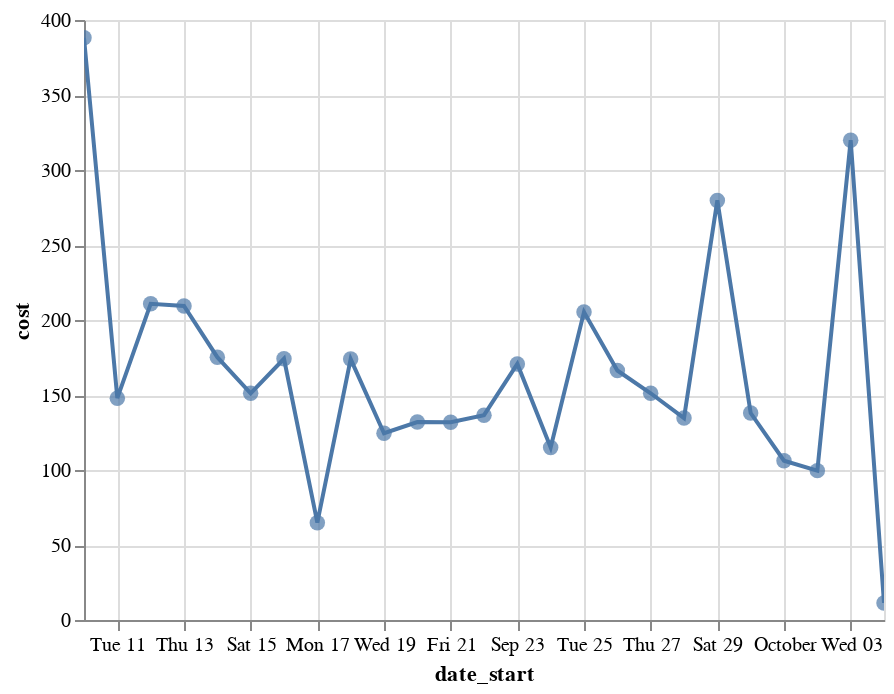

Notebook source saved alongside this figure:
### Code cell
line = alt.Chart(by_day).mark_line().encode(
    y='cost',
    x='date_start'
).interactive()

circles = alt.Chart(by_day).mark_circle(size = 60).encode(
    y='cost',
    x='date_start',
    tooltip=['cost']
)

alt.layer(line, circles)

### Figure 1 — Vega-Lite specification as saved in the notebook (floating-point values rounded to 4 significant figures)
{"$schema": "https://vega.github.io/schema/vega-lite/v2.6.0.json", "config": {"view": {"height": 300, "width": 400}}, "datasets": {"data-c8fd076cb19c8eaca4388a36988ffb7e": [{"cost": 388.1, "date_start": "2018-09-10T00:00:00"}, {"cost": 147.9, "date_start": "2018-09-11T00:00:00"}, {"cost": 210.8, "date_start": "2018-09-12T00:00:00"}, {"cost": 209.4, "date_start": "2018-09-13T00:00:00"}, {"cost": 175.2, "date_start": "2018-09-14T00:00:00"}, {"cost": 151.1, "date_start": "2018-09-15T00:00:00"}, {"cost": 174.2, "date_start": "2018-09-16T00:00:00"}, {"cost": 64.89, "date_start": "2018-09-17T00:00:00"}, {"cost": 173.9, "date_start": "2018-09-18T00:00:00"}, {"cost": 124.5, "date_start": "2018-09-19T00:00:00"}, {"cost": 132.0, "date_start": "2018-09-20T00:00:00"}, {"cost": 131.9, "date_start": "2018-09-21T00:00:00"}, {"cost": 136.6, "date_start": "2018-09-22T00:00:00"}, {"cost": 170.7, "date_start": "2018-09-23T00:00:00"}, {"cost": 115.0, "date_start": "2018-09-24T00:00:00"}, {"cost": 205.3, "date_start": "2018-09-25T00:00:00"}, {"cost": 166.3, "date_start": "2018-09-26T00:00:00"}, {"cost": 151.2, "date_start": "2018-09-27T00:00:00"}, {"cost": 134.6, "date_start": "2018-09-28T00:00:00"}, {"cost": 279.7, "date_start": "2018-09-29T00:00:00"}, {"cost": 138.0, "date_start": "2018-09-30T00:00:00"}, {"cost": 106.2, "date_start": "2018-10-01T00:00:00"}, {"cost": 99.58, "date_start": "2018-10-02T00:00:00"}, {"cost": 319.8, "date_start": "2018-10-03T00:00:00"}, {"cost": 11.38, "date_start": "2018-10-04T00:00:00"}]}, "layer": [{"data": {"name": "data-c8fd076cb19c8eaca4388a36988ffb7e"}, "encoding": {"x": {"field": "date_start", "type": "temporal"}, "y": {"field": "cost", "type": "quantitative"}}, "mark": "line", "selection": {"selector023": {"bind": "scales", "encodings": ["x", "y"], "mark": {"fill": "#333", "fillOpacity": 0.125, "stroke": "white"}, "on": "[mousedown, window:mouseup] > window:mousemove!", "resolve": "global", "translate": "[mousedown, window:mouseup] > window:mousemove!", "type": "interval", "zoom": "wheel!"}}}, {"data": {"name": "data-c8fd076cb19c8eaca4388a36988ffb7e"}, "encoding": {"tooltip": [{"field": "cost", "type": "quantitative"}], "x": {"field": "date_start", "type": "temporal"}, "y": {"field": "cost", "type": "quantitative"}}, "mark": {"size": 60, "type": "circle"}}]}
